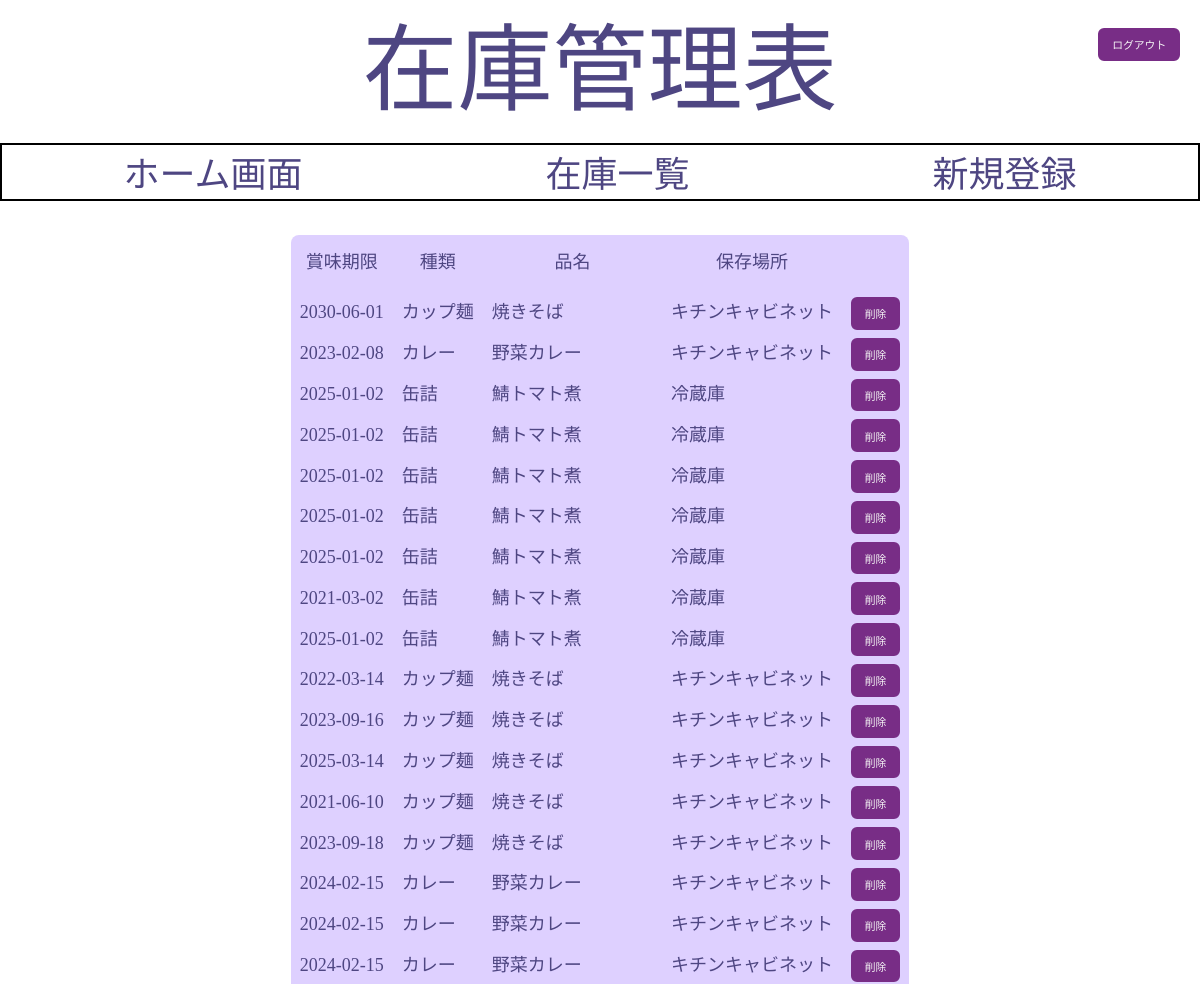
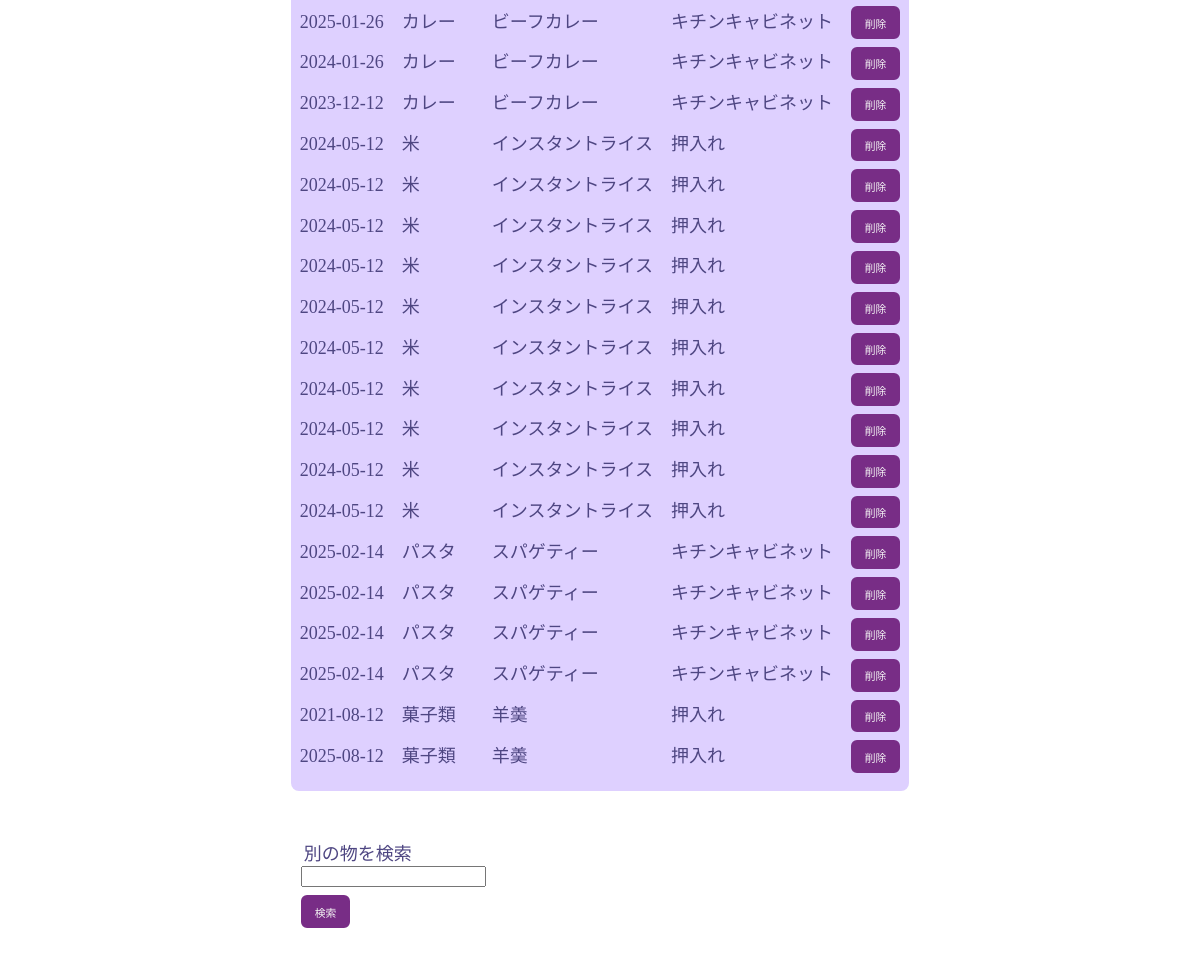
Screenshot of /search.php with the database file from the repository (2 pictures, top to bottom).
### tables this page shows
CREATE TABLE `em_stock_table` (
  `id` int(12) NOT NULL,
  `category` varchar(64) DEFAULT NULL,
  `item` varchar(128) NOT NULL,
  `location` varchar(64) DEFAULT NULL,
  `expire` date NOT NULL,
  `indate` datetime NOT NULL
);

### search.php (the view, shortened to what this page needs)
<!DOCTYPE html>
<html lang="en">
<head>
    <link rel="stylesheet" href="CSS/reset.css">
    <link rel="stylesheet" href="CSS/style.css">
</head>
<body>
    <?php
    include('header.php');
    $pdo = conx_db();
    $search = $_POST['search'];
    $stmt = $pdo->prepare('SELECT * FROM em_stock_table WHERE category LIKE :search OR item LIKE :search OR location LIKE :search OR expire LIKE :search');
    $stmt->bindValue(':search', '%' . $search . '%', PDO::PARAM_STR);
    $status = $stmt->execute();
    $view = '<tr><th>賞味期限</th><th>種類</th><th>品名</th><th>保存場所</th></tr>';
    if ($status == false) {
        exit('error!');
    } else {
        while ($result = $stmt->fetch(PDO::FETCH_ASSOC)) {
            $view .= '<tr>';
            $view .= '<td>';
            $view .= '<a href="update.php?id=' . $result["id"] . '">';
            $view .= $result['expire'];
            $view .= '</a> ';
            $view .= '</td>';
            $view .= '<td>';
            $view .= '<a href="update.php?id=' . $result["id"] . '">';
            $view .= $result['category'];
            $view .= '</a> ';
            $view .= '</td>';
            $view .= '<td>';
            $view .= '<a href="update.php?id=' . $result["id"] . '">';
            $view .= $result['item'];
            $view .= '</a> ';
            $view .= '</td>';
            $view .= '<td>';
            $view .= '<a href="update.php?id=' . $result["id"] . '">';
            $view .= $result['location'];
            $view .= '</a> ';
            $view .= '</td>';
            $view .= '<td>';
            $view .= '<a href="delete.php?id=' . $result["id"] . '">';
            $view .= '<button type="submit" class="dlt">削除</button>';
            $view .= '</a>';
            $view .= '</td>';
            $view .= '</tr>';
        }
        $view .= '<tr><td><br></td><td></td></tr>';
    }
    ?>
    <main>
        <div id="searchresults">
            <?php
            if ($view === '<tr><th>賞味期限</th><th>種類</th><th>品名</th><th>保存場所</th></tr><tr><td><br></td><td></td></tr>') {
                $view = "何も見つかりませんでした";
            } else {
                $view = $view;
            }
            ?>
            <table>
                <div class="view"><?= $view ?></div>
            </table>
            <div id="controls">
                <div id="searchbar">
                    <form action="search.php" method="post" class='inputForm'>
                        <label for="search">別の物を検索</label>
                        <input type="text" id="search" name="search"><br>
                        <button type="submit">検索</button>
                    </form>
                </div>
            </div>
        </div>
    </main>
</body>
</html>

### header.php (shortened to what this page needs)
<!DOCTYPE html>
<html lang="en">
<head>
    <link rel="stylesheet" href="CSS/reset.css">
    <link rel="stylesheet" href="CSS/style.css">
</head>
<body>
    <header>
        <h1>在庫管理表</h1>
        <a href="logout.php" style="position: absolute; top: 20px; right: 20px"><button>ログアウト</button></a>
        <div id="navbar">
            <a href="index.php">
                <h4 id="home">ホーム画面</h4>
            </a>
            <a href="overview.php">
                <h4 id="overview">在庫一覧</h4>
            </a>
            <a href="registerNew.php">
                <h4 id="new">新規登録</h4>
            </a>
        </div>
    </header>
</body>
</html>

### CSS/style.css (style rules this page uses)
body { text-align: center; height: 100vh; display: flex; flex-direction: column; font-family: 'Noto Serif JP', serif; font-size: large; color: #4E4682; }
h1 { font-size: 8vw; padding: 2vw; }
header { flex: 2; }
main { flex: 7; display: flex; justify-content: space-evenly; }
#searchbar { width: 50%; display: block; text-align: left; }
#searchresults { text-align: left; }
#controls { display: flex; justify-content: space-between; align-items: center; min-width: 330px; }
#navbar { display: flex; justify-content: space-around; padding-bottom: 0.5vw; padding-top: 1vw; margin-bottom: 2vw; font-size: 4vw; border: black solid 2px; }
table { background-color: #DED0FF; border-radius: 8px; }
th { padding: 1em 0; text-align: center; }
td { padding: 0 0.5em; text-align: left; }
a { color: #4E4682; text-decoration: none; }
.view { margin: 10px 25% 0; text-align: left; width: max-content; margin-left: 0; }
button { background-color: #782D86; border-radius: 6px; border: #782D86 3px solid; margin-top: 0.5rem; padding: 0.5em 1em; font-size: 0.6em; color: whitesmoke; }
.inputForm { text-align: left; padding: 2em 10px; width: max-content; }
label { display: block; text-align: left; margin-top: 15px; padding: 3px; }
@media (min-width: 1200px) { h1 { font-size: 95px; } }
@media (min-width: 1200px) { #navbar { font-size: 36px; } }

### rows the page displays
em_stock_table: value "2030-06-01 カップ麺 焼きそば キチンキャビネット"
em_stock_table: value "2023-02-08 カレー 野菜カレー キチンキャビネット"
em_stock_table: value "2025-01-02 缶詰 鯖トマト煮 冷蔵庫"
em_stock_table: value "2025-01-02 缶詰 鯖トマト煮 冷蔵庫"
em_stock_table: value "2025-01-02 缶詰 鯖トマト煮 冷蔵庫"
em_stock_table: value "2025-01-02 缶詰 鯖トマト煮 冷蔵庫"
em_stock_table: value "2025-01-02 缶詰 鯖トマト煮 冷蔵庫"
em_stock_table: value "2021-03-02 缶詰 鯖トマト煮 冷蔵庫"
em_stock_table: value "2025-01-02 缶詰 鯖トマト煮 冷蔵庫"
em_stock_table: value "2022-03-14 カップ麺 焼きそば キチンキャビネット"
em_stock_table: value "2023-09-16 カップ麺 焼きそば キチンキャビネット"
em_stock_table: value "2025-03-14 カップ麺 焼きそば キチンキャビネット"
em_stock_table: value "2021-06-10 カップ麺 焼きそば キチンキャビネット"
em_stock_table: value "2023-09-18 カップ麺 焼きそば キチンキャビネット"
em_stock_table: value "2024-02-15 カレー 野菜カレー キチンキャビネット"
em_stock_table: value "2024-02-15 カレー 野菜カレー キチンキャビネット"
em_stock_table: value "2024-02-15 カレー 野菜カレー キチンキャビネット"
em_stock_table: value "2025-01-26 カレー ビーフカレー キチンキャビネット"
em_stock_table: value "2024-01-26 カレー ビーフカレー キチンキャビネット"
em_stock_table: value "2023-12-12 カレー ビーフカレー キチンキャビネット"
em_stock_table: value "2024-05-12 米 インスタントライス 押入れ"
em_stock_table: value "2024-05-12 米 インスタントライス 押入れ"
em_stock_table: value "2024-05-12 米 インスタントライス 押入れ"
em_stock_table: value "2024-05-12 米 インスタントライス 押入れ"
em_stock_table: value "2024-05-12 米 インスタントライス 押入れ"
em_stock_table: value "2024-05-12 米 インスタントライス 押入れ"
em_stock_table: value "2024-05-12 米 インスタントライス 押入れ"
em_stock_table: value "2024-05-12 米 インスタントライス 押入れ"
em_stock_table: value "2024-05-12 米 インスタントライス 押入れ"
em_stock_table: value "2024-05-12 米 インスタントライス 押入れ"
em_stock_table: value "2025-02-14 パスタ スパゲティー キチンキャビネット"
em_stock_table: value "2025-02-14 パスタ スパゲティー キチンキャビネット"
em_stock_table: value "2025-02-14 パスタ スパゲティー キチンキャビネット"
em_stock_table: value "2025-02-14 パスタ スパゲティー キチンキャビネット"
em_stock_table: value "2021-08-12 菓子類 羊羮 押入れ"
em_stock_table: value "2025-08-12 菓子類 羊羮 押入れ"
